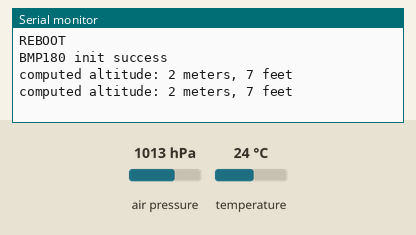
The sketch below on a simulated Arduino Nano, built with avr-gcc and run on an emulated ATmega328P. Parts: the last lines printed to the serial monitor. The test bench sets the inputs (shaded band); at power-on: air pressure 1013 hPa, temperature 24 °C.

Above: at 5.8 s.
5.9 s: air pressure set to 952 hPa
At 11.0 s:
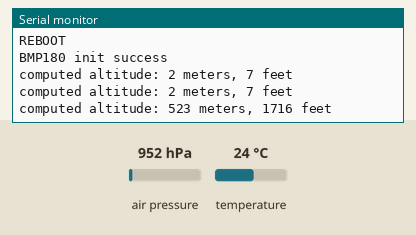
11.9 s: air pressure set to 975 hPa
At 16.0 s:
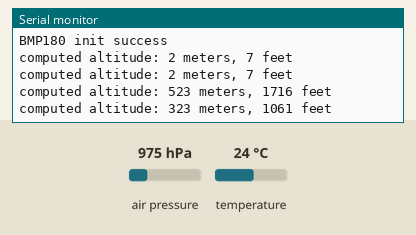
Timing chart, 0 to 17.5 s (numbered marks = the images above; inputs shaded):
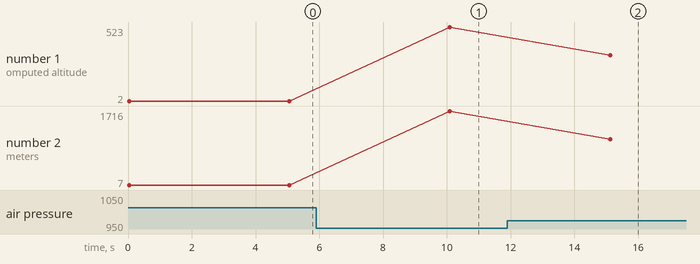

The sketch:

exercisi_corregit.ino
```cpp
#include <SFE_BMP180.h>
#include <Wire.h>

SFE_BMP180 pressure;

#define ALTITUDE 0

void setup()
{
  Serial.begin(9600);
  Serial.println("REBOOT");
  if (pressure.begin())
    Serial.println("BMP180 init success");
  else
  {
    Serial.println("BMP180 init fail\n\n");
    while(1); // Pause forever.
  }
}

void loop()
{
  char status;
  double T,P,p0,a;
  status = pressure.startTemperature();
  if (status != 0)
  {
    // Wait for the measurement to complete:
    delay(status);
    status = pressure.getTemperature(T);
    if (status != 0)
    {
      status = pressure.startPressure(3);
      if (status != 0)
      {
        // Wait for the measurement to complete:
        delay(status);
        status = pressure.getPressure(P,T);
        if (status != 0)
        {
          p0 = 1013.25; //mbar
          a = pressure.altitude(P,p0);
          Serial.print("computed altitude: ");
          Serial.print(a,0);
          Serial.print(" meters, ");
          Serial.print(a*3.28084,0);
          Serial.println(" feet");
        }
        else Serial.println("error retrieving pressure measurement\n");
      }
      else Serial.println("error starting pressure measurement\n");
    }
    else Serial.println("error retrieving temperature measurement\n");
  }
  else Serial.println("error starting temperature measurement\n");

  delay(5000);  // Pause for 5 seconds.
}
```

Measured:
- after the input at 5.9 s, the serial monitor: prints a new line after 4.2 s (image 1)
- after the input at 11.9 s, the serial monitor: prints a new line after 3.2 s (image 2)
- plotted number 1: 2 → 523 after the input at 5.9 s, 523 → 323 after the input at 11.9 s
- plotted number 2: 7 → 1716 after the input at 5.9 s, 1716 → 1061 after the input at 11.9 s
